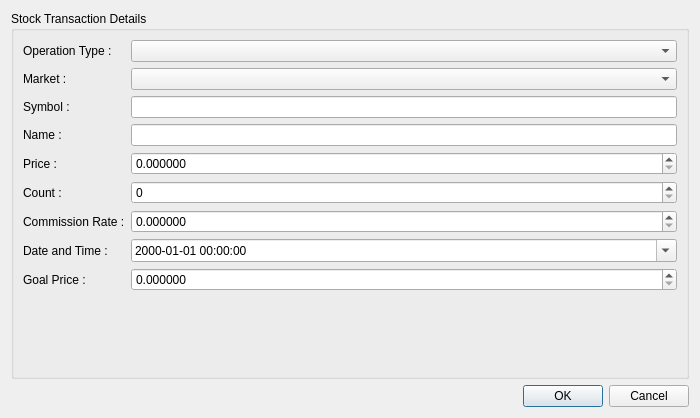
<?xml version="1.0" encoding="UTF-8"?>
<ui version="4.0">
 <class>StockDialog</class>
 <widget class="QDialog" name="StockDialog">
  <property name="geometry">
   <rect>
    <x>0</x>
    <y>0</y>
    <width>700</width>
    <height>418</height>
   </rect>
  </property>
  <property name="minimumSize">
   <size>
    <width>700</width>
    <height>0</height>
   </size>
  </property>
  <property name="windowTitle">
   <string>Dialog</string>
  </property>
  <layout class="QVBoxLayout" name="verticalLayout_2">
   <item>
    <widget class="QGroupBox" name="gbStockTransactionDetails">
     <property name="title">
      <string>Stock Transaction Details</string>
     </property>
     <layout class="QFormLayout" name="formLayout">
      <item row="1" column="0">
       <widget class="QLabel" name="lblMarket">
        <property name="text">
         <string>Market :</string>
        </property>
        <property name="buddy">
         <cstring>cbMarket</cstring>
        </property>
       </widget>
      </item>
      <item row="1" column="1">
       <widget class="QComboBox" name="cbMarket"/>
      </item>
      <item row="2" column="0">
       <widget class="QLabel" name="lblSymbol">
        <property name="text">
         <string>Symbol :</string>
        </property>
        <property name="buddy">
         <cstring>leSymbol</cstring>
        </property>
       </widget>
      </item>
      <item row="2" column="1">
       <widget class="QLineEdit" name="leSymbol">
        <property name="maxLength">
         <number>7</number>
        </property>
        <property name="clearButtonEnabled">
         <bool>true</bool>
        </property>
       </widget>
      </item>
      <item row="3" column="0">
       <widget class="QLabel" name="lblName">
        <property name="text">
         <string>Name :</string>
        </property>
        <property name="buddy">
         <cstring>leName</cstring>
        </property>
       </widget>
      </item>
      <item row="3" column="1">
       <widget class="QLineEdit" name="leName">
        <property name="maxLength">
         <number>100</number>
        </property>
        <property name="clearButtonEnabled">
         <bool>true</bool>
        </property>
       </widget>
      </item>
      <item row="5" column="0">
       <widget class="QLabel" name="lblPrice">
        <property name="text">
         <string>Price :</string>
        </property>
        <property name="buddy">
         <cstring>dsbPrice</cstring>
        </property>
       </widget>
      </item>
      <item row="5" column="1">
       <widget class="QDoubleSpinBox" name="dsbPrice">
        <property name="prefix">
         <string/>
        </property>
        <property name="decimals">
         <number>6</number>
        </property>
        <property name="maximum">
         <double>1000000.000000000000000</double>
        </property>
       </widget>
      </item>
      <item row="6" column="0">
       <widget class="QLabel" name="lblCount">
        <property name="text">
         <string>Count :</string>
        </property>
        <property name="buddy">
         <cstring>sbCount</cstring>
        </property>
       </widget>
      </item>
      <item row="6" column="1">
       <widget class="QSpinBox" name="sbCount">
        <property name="maximum">
         <number>1000000000</number>
        </property>
       </widget>
      </item>
      <item row="7" column="0">
       <widget class="QLabel" name="lblCommissionRate">
        <property name="text">
         <string>Commission Rate :</string>
        </property>
        <property name="buddy">
         <cstring>dsbCommissionRate</cstring>
        </property>
       </widget>
      </item>
      <item row="7" column="1">
       <widget class="QDoubleSpinBox" name="dsbCommissionRate">
        <property name="decimals">
         <number>6</number>
        </property>
        <property name="maximum">
         <double>100.000000000000000</double>
        </property>
       </widget>
      </item>
      <item row="8" column="0">
       <widget class="QLabel" name="lblDateTime">
        <property name="text">
         <string>Date and Time :</string>
        </property>
        <property name="buddy">
         <cstring>dteDateTime</cstring>
        </property>
       </widget>
      </item>
      <item row="8" column="1">
       <widget class="QDateTimeEdit" name="dteDateTime">
        <property name="date">
         <date>
          <year>2000</year>
          <month>1</month>
          <day>1</day>
         </date>
        </property>
        <property name="maximumDate">
         <date>
          <year>2250</year>
          <month>12</month>
          <day>31</day>
         </date>
        </property>
        <property name="minimumDate">
         <date>
          <year>2000</year>
          <month>1</month>
          <day>1</day>
         </date>
        </property>
        <property name="displayFormat">
         <string>yyyy-MM-dd hh:mm:ss</string>
        </property>
        <property name="calendarPopup">
         <bool>true</bool>
        </property>
       </widget>
      </item>
      <item row="9" column="0">
       <widget class="QLabel" name="lblGoalPrice">
        <property name="text">
         <string>Goal Price :</string>
        </property>
        <property name="buddy">
         <cstring>dsbGoalPrice</cstring>
        </property>
       </widget>
      </item>
      <item row="9" column="1">
       <widget class="QDoubleSpinBox" name="dsbGoalPrice">
        <property name="decimals">
         <number>6</number>
        </property>
        <property name="maximum">
         <double>1000000.000000000000000</double>
        </property>
       </widget>
      </item>
      <item row="0" column="0">
       <widget class="QLabel" name="lblOperationType">
        <property name="text">
         <string>Operation Type :</string>
        </property>
        <property name="buddy">
         <cstring>cbOperationType</cstring>
        </property>
       </widget>
      </item>
      <item row="0" column="1">
       <widget class="QComboBox" name="cbOperationType"/>
      </item>
     </layout>
    </widget>
   </item>
   <item>
    <widget class="QDialogButtonBox" name="bbTransactionApproval">
     <property name="orientation">
      <enum>Qt::Horizontal</enum>
     </property>
     <property name="standardButtons">
      <set>QDialogButtonBox::Cancel|QDialogButtonBox::Ok</set>
     </property>
    </widget>
   </item>
   <item>
    <layout class="QVBoxLayout" name="vlStatusBar"/>
   </item>
  </layout>
 </widget>
 <tabstops>
  <tabstop>cbOperationType</tabstop>
  <tabstop>cbMarket</tabstop>
  <tabstop>leSymbol</tabstop>
  <tabstop>leName</tabstop>
  <tabstop>dsbPrice</tabstop>
  <tabstop>sbCount</tabstop>
  <tabstop>dsbCommissionRate</tabstop>
  <tabstop>dteDateTime</tabstop>
  <tabstop>dsbGoalPrice</tabstop>
 </tabstops>
 <resources/>
 <connections>
  <connection>
   <sender>bbTransactionApproval</sender>
   <signal>accepted()</signal>
   <receiver>StockDialog</receiver>
   <slot>accept()</slot>
   <hints>
    <hint type="sourcelabel">
     <x>227</x>
     <y>381</y>
    </hint>
    <hint type="destinationlabel">
     <x>157</x>
     <y>274</y>
    </hint>
   </hints>
  </connection>
  <connection>
   <sender>bbTransactionApproval</sender>
   <signal>rejected()</signal>
   <receiver>StockDialog</receiver>
   <slot>reject()</slot>
   <hints>
    <hint type="sourcelabel">
     <x>295</x>
     <y>387</y>
    </hint>
    <hint type="destinationlabel">
     <x>286</x>
     <y>274</y>
    </hint>
   </hints>
  </connection>
  <connection>
   <sender>bbTransactionApproval</sender>
   <signal>rejected()</signal>
   <receiver>StockDialog</receiver>
   <slot>reject()</slot>
   <hints>
    <hint type="sourcelabel">
     <x>555</x>
     <y>382</y>
    </hint>
    <hint type="destinationlabel">
     <x>550</x>
     <y>405</y>
    </hint>
   </hints>
  </connection>
 </connections>
</ui>
